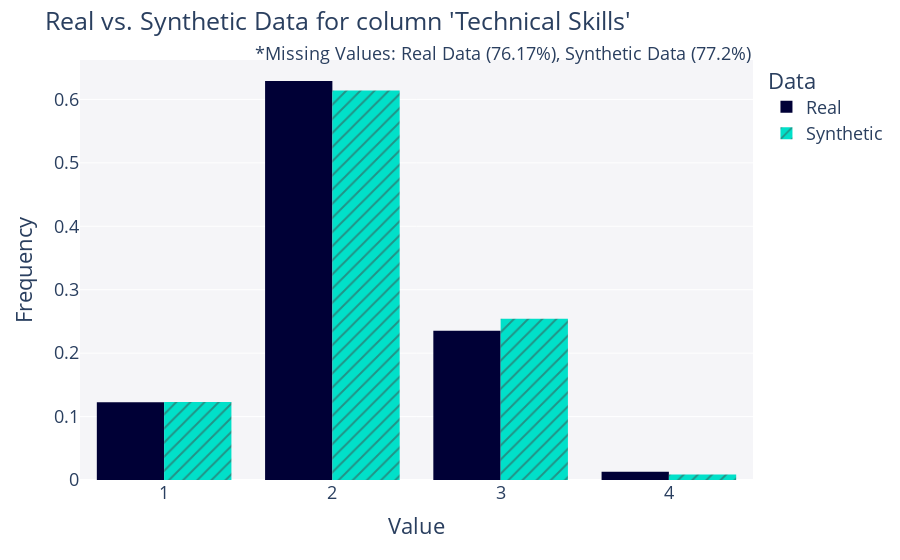
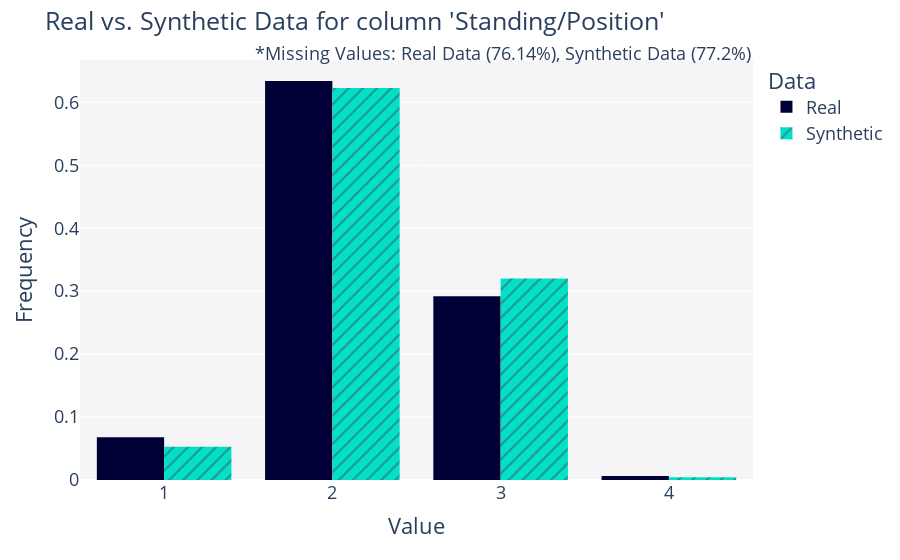

Notebook cell for these charts, in order:
### Code cell
for col in cols:
    fig = get_column_plot(
        real_data=data,
        synthetic_data=synthetic_data,
        metadata=metadata,
        column_name=col,
        plot_type='bar'
    )
        
    fig.show()

### Figure 1 — Plotly figure (JSON) as saved in the notebook; plotly's stock layout.template omitted (floating-point values rounded to 4 significant figures; data arrays with more than 128 entries replaced by an {"elided": "..."} marker saying what was removed)
{"data": [{"alignmentgroup": "True", "bingroup": "x", "histnorm": "probability density", "hovertemplate": "<b>Real</b><br>Frequency: %{y}<extra></extra>", "legendgroup": "Real", "marker": {"color": "#000036", "pattern": {"shape": ""}}, "name": "Real", "offsetgroup": "Real", "orientation": "v", "showlegend": true, "type": "histogram", "x": {"elided": "2847 float values"}, "xaxis": "x", "yaxis": "y"}, {"alignmentgroup": "True", "bingroup": "x", "histnorm": "probability density", "hovertemplate": "<b>Synthetic</b><br>Frequency: %{y}<extra></extra>", "legendgroup": "Synthetic", "marker": {"color": "#01E0C9", "pattern": {"shape": "/"}}, "name": "Synthetic", "offsetgroup": "Synthetic", "orientation": "v", "showlegend": true, "type": "histogram", "x": {"elided": "228 float values"}, "xaxis": "x", "yaxis": "y"}], "layout": {"annotations": [{"showarrow": false, "text": "*Missing Values: Real Data (76.17%), Synthetic Data (77.2%)", "x": 1, "xref": "paper", "y": 1.05, "yref": "paper"}], "barmode": "group", "font": {"size": 18}, "legend": {"title": {"text": "Data"}, "tracegroupgap": 0}, "margin": {"t": 60}, "plot_bgcolor": "#F5F5F8", "title": {"text": "Real vs. Synthetic Data for column 'Technical Skills'"}, "xaxis": {"anchor": "y", "domain": [0, 1], "title": {"text": "Value"}}, "yaxis": {"anchor": "x", "domain": [0, 1], "title": {"text": "Frequency"}}}}

### Figure 2 — Plotly figure (JSON) as saved in the notebook; plotly's stock layout.template omitted (floating-point values rounded to 4 significant figures; data arrays with more than 128 entries replaced by an {"elided": "..."} marker saying what was removed)
{"data": [{"alignmentgroup": "True", "bingroup": "x", "histnorm": "probability density", "hovertemplate": "<b>Real</b><br>Frequency: %{y}<extra></extra>", "legendgroup": "Real", "marker": {"color": "#000036", "pattern": {"shape": ""}}, "name": "Real", "offsetgroup": "Real", "orientation": "v", "showlegend": true, "type": "histogram", "x": {"elided": "2851 float values"}, "xaxis": "x", "yaxis": "y"}, {"alignmentgroup": "True", "bingroup": "x", "histnorm": "probability density", "hovertemplate": "<b>Synthetic</b><br>Frequency: %{y}<extra></extra>", "legendgroup": "Synthetic", "marker": {"color": "#01E0C9", "pattern": {"shape": "/"}}, "name": "Synthetic", "offsetgroup": "Synthetic", "orientation": "v", "showlegend": true, "type": "histogram", "x": {"elided": "228 float values"}, "xaxis": "x", "yaxis": "y"}], "layout": {"annotations": [{"showarrow": false, "text": "*Missing Values: Real Data (76.14%), Synthetic Data (77.2%)", "x": 1, "xref": "paper", "y": 1.05, "yref": "paper"}], "barmode": "group", "font": {"size": 18}, "legend": {"title": {"text": "Data"}, "tracegroupgap": 0}, "margin": {"t": 60}, "plot_bgcolor": "#F5F5F8", "title": {"text": "Real vs. Synthetic Data for column 'Standing/Position'"}, "xaxis": {"anchor": "y", "domain": [0, 1], "title": {"text": "Value"}}, "yaxis": {"anchor": "x", "domain": [0, 1], "title": {"text": "Frequency"}}}}
